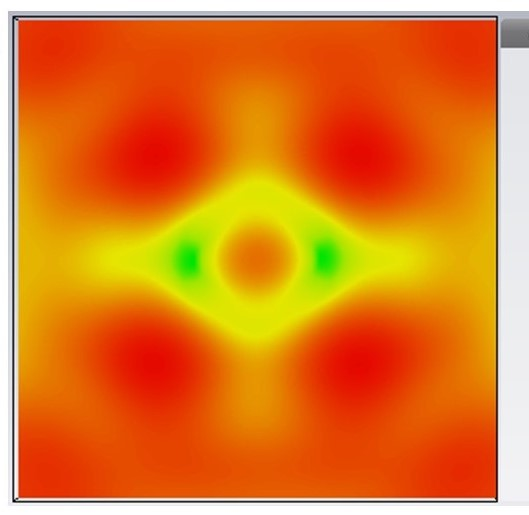
#> input picture fig4.jpg, 529 x 515 px
$ jupyter execute Untitled.ipynb
#> lines starting #> are read from the running program, lines starting #| are printed output that depends on the picture; after the words box and inside, x2 and y2 are one past the last pixel; in counts of white or black regions, pixels touching at a corner belong together
[cell 1]
import cv2
import numpy as np

[cell 2]
import numpy as np
import cv2 as cv
img = cv.imread('fig4.jpg', cv.IMREAD_GRAYSCALE)
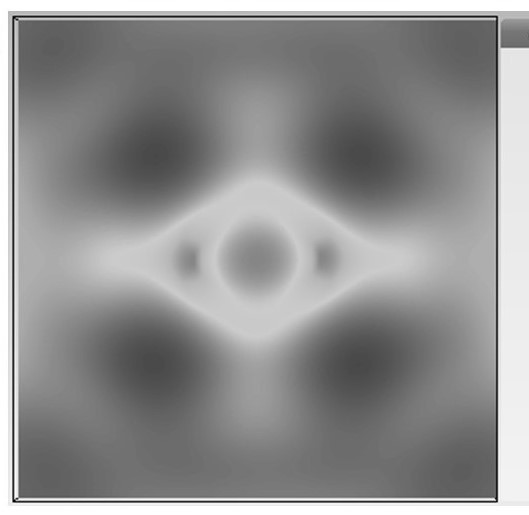
#> img: shape (515, 529); min 0, max 255, mean 144.4
assert img is not None, "file could not be read, check with os.path.exists()"
ret,thresh = cv.threshold(img,127,255,0)
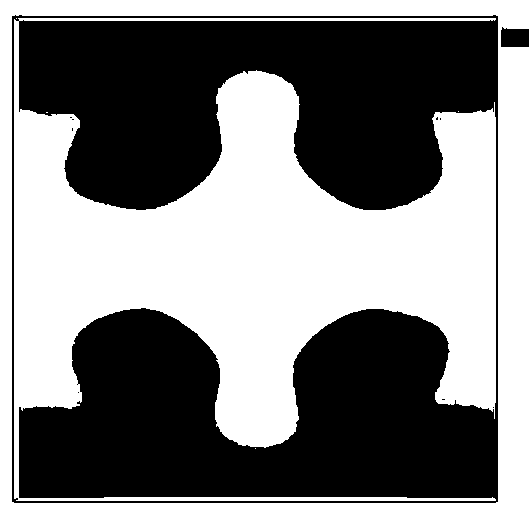
#> thresh: shape (515, 529); 50.3% white; 10 black regions (8 under 20 px)
contours,hierarchy = cv.findContours(thresh, 1, 2)
#> contours = 16 contours, 13 with area under 20; largest, box (x1, y1, x2, y2) and area: (0, 0, 529, 515) 270858, (11, 14, 499, 504) 237656, (14, 18, 496, 501) 99634
cnt = contours[0]
#> cnt = [[255, 448]]
M = cv.moments(cnt)
#> M = moments, m00 0
print( M )
#> (printed output is left out)
